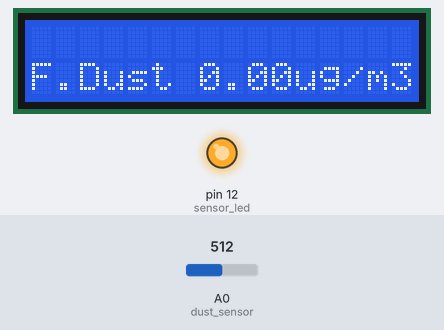
Bench run of a sketch on a simulated Arduino Uno, built with avr-gcc and run on an emulated ATmega328P. Parts: 16×2 character LCD, output pins drawn as LEDs (lit = HIGH). Inputs (shaded band) come from the test bench; at power-on: A0 (dust_sensor) = 512. What the sketch prints to the serial monitor is not drawn.

Above: at 0.2 s.
Timing chart, 0 to 1.7 s (numbered marks = the images above):
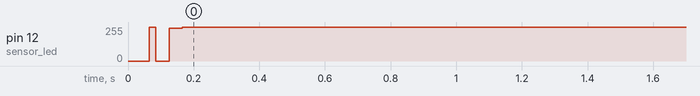

The sketch:

4_02_LCD_DUST.ino
```cpp
#include <Wire.h>                // i2C 통신을 위한 라이브러리
#include <LiquidCrystal_I2C.h>   // LCD 1602 I2C용 라이브러리

int dust_sensor = A0;            // 미세먼지 핀 설정

float dust_value = 0;            // 센서에서 입력받은 미세먼지 값
float dustDensityug = 0;         // ug/m^3 값을 계산

int sensor_led = 12;             // 미세먼지 센서 안에 있는 적외선 led 핀 번호
int sampling = 280;              // 적외선 led를 키고, 센서값을 읽어들여 미세먼지를 측정하는 샘플링 시간
int waiting = 40;
float stop_time = 9680;          // 센서를 구동하지 않는 시간

double five_dust[5] = {0};
double recent_dust = 0 ;
double total_dust = 0;

float dust_init = 0;
float dust_initial = 0;

LiquidCrystal_I2C lcd(0x27,16,2); // 접근주소: 0x3F or 0x27 1602 Display

void setup(){
  lcd.init();                    // LCD 초기화
  lcd.backlight();               // 백라이트 켜기

  pinMode(sensor_led,OUTPUT);

  Serial.begin(9600);            // 시리얼 모니터 시작, 속도는 9600

  for(int i = 0 ; i < 5 ; i++){       //미세먼지 측정센서 초기 값 구하기
  digitalWrite(sensor_led, LOW);      //미세먼지 측정 5번하기
  delayMicroseconds(sampling);
  dust_init += analogRead(dust_sensor);
  delayMicroseconds(waiting);
  digitalWrite(sensor_led, HIGH);
  delayMicroseconds(stop_time);
}
dust_initial = (((dust_init/5)*5.0)/1024.0);   //측정한 5번 미세먼지 값 평균 구하기
Serial.print("dust_initial : ");
Serial.println(dust_initial);
}

void loop(){
  digitalWrite(sensor_led, LOW);         // LED 켜기
  delayMicroseconds(sampling);           // 샘플링해주는 시간.

  int count=0;
  dust_value = analogRead(dust_sensor);  // 센서 값 읽어오기

  delayMicroseconds(waiting);            // 너무 많은 데이터 입력을 피해주기 위해 잠시 멈춰주는 시간.

  digitalWrite(sensor_led, HIGH);        // LED 끄기
  delayMicroseconds(stop_time);          // LED 끄고 대기

  recent_dust = (((dust_value * (5.0 / 1024)) - dust_initial) /0.005);  // 미세먼지 값 계산
  five_dust[4] = recent_dust;            // 새로운 미세먼지 값 입력
  total_dust = five_dust[4];             // 5개의 미세먼지 값을 저장할 변수

  for(int i=0; i<4; i++)
  {
    total_dust += five_dust[i];
    five_dust[i] = five_dust[i+1];       // 0~4번째까지 미세먼지 값 저장을 위해 4번째 배열 비워주기
  }

  if(five_dust[0] != 0)
  {
    dustDensityug = total_dust / 5;
    Serial.print("Dust Density [ug/m^3]: "); // 시리얼 모니터에 미세먼지 값 출력
    Serial.println(dustDensityug);
  }

  lcd.setCursor(0,1);         // 1번째, 2라인
  lcd.print("F.Dust");        // fine dust 글자 출력
  lcd.setCursor(7,1);         // 6번째, 2라인
  lcd.print(dustDensityug);   // 미세먼지 출력
  lcd.setCursor(11,1);
  lcd.print("ug/m3");

  delay(1000);
}

/*
 *  이 소스는 에듀이노(Eduino)에 의해서 번역, 수정, 작성되었고 소유권 또한 에듀이노의 것입니다.
 *  소유권자의 허락을 받지 않고 무단으로 수정, 삭제하여 배포할 시 법적인 처벌을 받을 수 있습니다.
 *
 *  에듀이노 미세먼지 키트 기본예제
 *  - 미세먼지 키트 활용예제 -
 *  미세먼지 측정 센서,온습도센서의 값을 LCD 1602(I2C)와 RGB LED 모듈로 출력하는 예제 코드입니다.
 *
 */
```

Measured:
- by itself, pin 12 (sensor_led): 255/255 → 0/255 at 0.08 s, → 247/255 0.04 s later, → 255/255 0.04 s later
